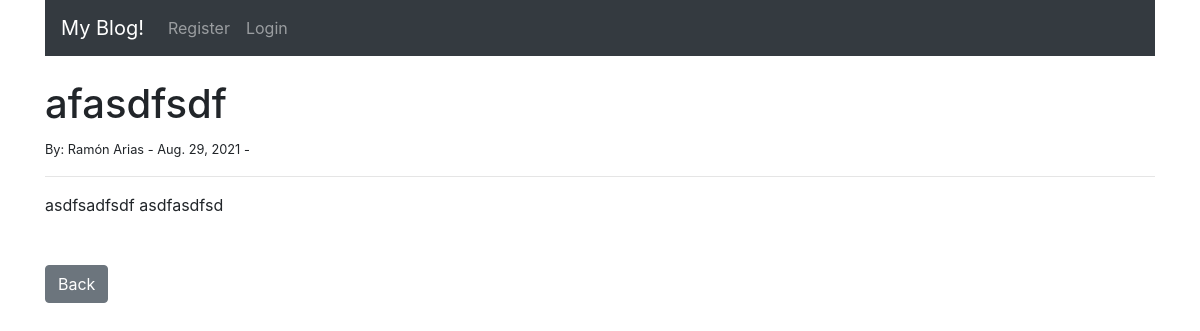
The app's page /blog/article/12 with its own data.
### blog/models.py (models this page shows, shortened)
class Post(models.Model):
    title = models.CharField(max_length=255)
    author = models.ForeignKey(User, on_delete=models.CASCADE)
    body = models.TextField()
    post_date = models.DateField(auto_now_add=True)
    category = models.CharField(max_length=255, default='coded..')

### blog/views.py (the view)
# urls.py: path('article/<int:pk>', ArticleDetailView.as_view(), name="article-detail"),
class ArticleDetailView(DetailView):
    model = Post
    template_name = 'blog/article_detail.html'

### blog/templates/blog/article_detail.html (shortened to what this page needs)
{% extends 'blog/base.html' %}
{% block content %}
<h1>{{ post.title }}</h1>
<small>By: {{ post.author.first_name}}
           {{ post.author.last_name }} -
           {{ post.post_date }} -
</small>
<hr>
{{ post.body | safe  }}
<br><br><br>
<a href="{% url 'blog:home' %}" class="btn btn-secondary" >  Back</a>
{% endblock %}

### records on screen
Post: title "afasdfsdf", author.first_name "Ramón", author.last_name "Arias", post_date "Aug. 29, 2021", body "asdfsadfsdf asdfasdfsd"
